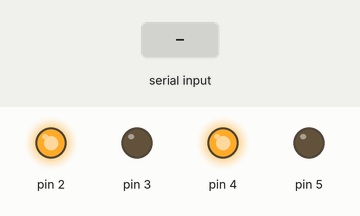
Simulated run of this sketch. Board: Arduino Uno, built with avr-gcc and run on an emulated ATmega328P. On the bench: output pins drawn as LEDs (lit = HIGH). The test bench sets the inputs (shaded band). What the sketch prints to the serial monitor is not drawn.

Above: at 1.2 s.
1.3 s: "position,1\n" received over Serial
2.8 s: "setRotator,1\n" received over Serial
4.3 s: "calibrate,1\n" received over Serial
Timing chart, 0 to 7.3 s (numbered marks = the images above; inputs shaded):
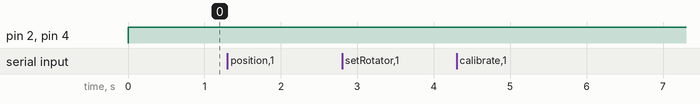

The sketch:

rotator_oo.ino
```cpp
/*
Name:    rotator_oo.ino
Created: 9/14/2017 2:22:35 PM
Author:  Blake
*/
#include "G5500.h"
#include "Arduino.h"
//todo set moving tolerence for calibration and regular tolerence
#define NUMBEROFROTATORS 1
#define BIT 4095.0
//TODO Manuel overRide
	void setup() {

		Serial.begin(9600);

	}

	void loop() {
		int i = 0;
		int j = 0;
		int k = 2;//0 and 1 are taken up by serial communication
		String command;
		G5500 rotator[NUMBEROFROTATORS];
		//this will only work if pins are used in order azimuth first
		for (i = 0; i < NUMBEROFROTATORS; i++) {
			rotator[i].setAzimuthReadPin(j);
			j++;
			rotator[i].setElevationReadPin(j);
			j++;
			rotator[i].setAzimuthUpPin(k);
			k++;
			rotator[i].setAzimuthDownPin(k);
			k++;
			rotator[i].setElevationUpPin(k);
			k++;
			rotator[i].setElevationDownPin(k);
			k++;
			pinMode(rotator[i].getAzimuthUpPin(), OUTPUT);
			pinMode(rotator[i].getAzimuthDownPin(), OUTPUT);
			pinMode(rotator[i].getElevationUpPin(), OUTPUT);
			pinMode(rotator[i].getElevationDownPin(), OUTPUT);
     rotator[i].fullStop();
     //TODO define tolerences

		}

		while (true) {
			if (Serial.available()) {

				command =serialRead();//gets input from serial port
				parseInput(command, &rotator[0]); //takes that input and splits it up and handles the command

			}
			for (i = 0; i < NUMBEROFROTATORS; i++) {
				//initiate movement
				//the fact this function is called even when the rotator is moving helps ensure the rotator will correct if it passed its position for any reason
				rotator[i].moveCheckAzimuth();
				rotator[i].moveCheckElevation();
				//check calibration
				rotator[i].calibrationCheckAzimuth();
				rotator[i].calibratinCheckElevation();
			}
		}

	}

	void parseInput(String command, G5500 *rotator) {
    int i;
		int endIndex;
		String nextValue;
		if (command.startsWith("position")) {
			//print position
		}
		else if (command.startsWith("setRotator")) {
			//get nesscary positions
			command = command.substring(10); //Removes "setRotator"
											 //-1 will signify that there is not change, this will not be provided by the user, it must be done on the pi
			for (i = 0; i < NUMBEROFROTATORS; i++) {//parsing the input into the positions
				endIndex = command.indexOf(',');
				(rotator + i)->setPositionAzimuth(command.substring(0, endIndex).toFloat());//FIXME
				command = command.substring(endIndex + 1);
				endIndex = command.indexOf(',');
				(rotator + i)->setPositionElevation(command.substring(0, endIndex).toFloat());//FIXME
				command = command.substring(endIndex + 1);
			}
		}
		else if (command.startsWith("calibrate")) {
			//calibrate
			//what needs to be calibrated
			//set the calibration to false
			command = command.substring(10);
			for (i = 0; i < NUMBEROFROTATORS; i++) {//parsing the input into two arrays

				endIndex = command.indexOf(',');
				nextValue = command.substring(0, endIndex);
				if (nextValue.startsWith("true") || nextValue.startsWith("1")) {
					(rotator + i)->setToCalibrateAzimuth();//FIXME
				}

				command = command.substring(endIndex + 1);
				endIndex = command.indexOf(',');
				nextValue = command.substring(0, endIndex);
				if (nextValue.startsWith("true") || nextValue.startsWith("1")) {
					(rotator + i)->setToCalibrateElevation();//FIXME

				}
				command = command.substring(endIndex + 1);
			}
		}
		else {
			//fail
		}
	}
 String serialRead() {
  String command;//incoming string
  char input;//incoming charcters
  while (Serial.available()) {
    input = Serial.read();
    Serial.print(input);
    command = command + input; //takes incoming charaters and creates a string
    delay(10);//keeps junk out
  }

  return (command);
}
```

G5500.h
```cpp
#pragma once
#ifndef G5500_h
#define G5500_h
#include "Motor.h"
class G5500 {

private:
  int tolerence= 5;
  int sampleSize= 1000;
  int calibrationDelay= 2000;
  double maxAngleEl= 180;
  double minAngleEl= 0;
  double maxAngleAz= 450;
  double minAngleAz= 0;
  Motor *azimuth=new Motor(minAngleAz,maxAngleAz,tolerence,sampleSize,calibrationDelay);
  Motor *elevation=new Motor(minAngleEl,maxAngleEl,tolerence,sampleSize,calibrationDelay);
public:
  void setPositionAzimuth(double newPosition){
    azimuth->setTargetPosition(newPosition);
  }
  void setPositionElevation(double newPosition){
    elevation->setTargetPosition(newPosition);
  }
  void setToCalibrateAzimuth(){
    azimuth->setCalibrate(true);
  }
  void setToCalibrateElevation(){
    elevation->setCalibrate(true);
  }
  void calibrationCheckAzimuth(){
    azimuth->calibrate();
  }
  void calibratinCheckElevation(){
    elevation->calibrate();
  }
  void moveCheckAzimuth(){
    azimuth->moveToPosition();
  }
  void moveCheckElevation(){
    elevation->moveToPosition();
  }
  void fullStop() {
    azimuth->fullStop();
    elevation->fullStop();
  }
  void setAzimuthReadPin(int newPin){
    azimuth->setReadPin(newPin);
  }
  void setAzimuthUpPin(int newPin){
    azimuth->setUpPin(newPin);
  }
  void setAzimuthDownPin(int newPin){
    azimuth->setDownPin(newPin);
  }
  void setElevationReadPin(int newPin){
    elevation->setReadPin(newPin);
  }
  void setElevationUpPin(int newPin){
    elevation->setUpPin(newPin);
  }
  void setElevationDownPin(int newPin){
    elevation->setDownPin(newPin);
  }
  int getAzimuthUpPin(){
    return(azimuth->getUpPin());
  }
  int getAzimuthDownPin(){
    return(azimuth->getDownPin());
  }
  int getElevationUpPin(){
    return(elevation->getUpPin());
  }
  int getElevationDownPin(){
    return(elevation->getDownPin());
  }


};

#endif
```

Motor.h
```cpp
#pragma once
#ifndef Motor_h
#define Motor_h


#include "Arduino.h"
class Motor {
private:
	bool calibrateUp=true;//indicates whether the rotator has finished calibrating upwards
	bool calibrateDown=true;//indicates whether the rotator has finished calibrating downwards
	bool isCalibrating=false;
  bool moving;
  unsigned long counter;
  int calibrationDelay;
  int IdNum;
	int upPin;
	int downPin;
	int readPin;
	int sampleSize;
	double lastPosition;
	double currentPosition;
	double calibrationFactor;
	double targetPositionAnalog;
  double targetPositionDegrees;
	double tolerance;
	double maxPosition;
	double minPosition;
  double maxDegrees=NULL;
  double minDegrees=NULL;
public:
    Motor(double maxDegrees, double minDegrees,int tolerence,int sampleSize,int calibrationDelay);
    double degreesToAnalog(double degree){
    double analog;
    analog=(degree/(maxDegrees-minDegrees))*(maxPosition-minPosition);
    return(analog);
  }
	void updatePosition() {
  //analogReadResolution(4095.0);//sets read resolution
		int i;

		currentPosition=0;
		for (i = 0; i < sampleSize; i++) {
			currentPosition = currentPosition + analogRead(readPin);//test this
		}
   currentPosition=currentPosition/sampleSize;
	}
	void moveUp() {
		digitalWrite(downPin, LOW);
		digitalWrite(upPin, HIGH);
	}
	void moveDown() {
		digitalWrite(upPin, LOW);
		digitalWrite(downPin, HIGH);
	}
	void hault() {//sets movement pins low
		digitalWrite(upPin, LOW);
		digitalWrite(downPin, LOW);
	}
	//USE CAREFULLY
	void fullStop() {//sets movement pins low and the target position to the current position
		digitalWrite(upPin, LOW);
		digitalWrite(downPin, LOW);
		updatePosition();
		targetPositionAnalog = currentPosition;
	}
	bool isMoving() {

    int interval = calibrationDelay;
    unsigned long currentMillis = millis();


   if ((currentMillis - counter) >= interval) {
     Serial.println(moving);
     updatePosition();//error is here

    counter = currentMillis;
		if ((currentPosition <= lastPosition + tolerance) && (currentPosition >= lastPosition - tolerance)) {
			moving = false;

		}
		else {
			moving = true;

		}
   lastPosition=currentPosition;
   }

   else if ((currentMillis - counter) < 0) {
      counter = currentMillis;
    }

		return(moving);
	}
	bool isInPosition() {
		bool inPosition = false;
		updatePosition();
		if (!isCalibrating&&(currentPosition <= targetPositionAnalog + tolerance) && (currentPosition >= targetPositionAnalog - tolerance)) {
			inPosition = true;
			hault();
		}
		else {
			inPosition = false;
		}
		return(inPosition);
	}
	void calibrate() {

   // Serial.println(isMoving());
		if (!isMoving()&&isCalibrating) {
			if (!calibrateUp) {
				moveUp();
        moving=true;
				calibrateUp = true;
			}
			else if (!calibrateDown) {
				updatePosition();
        maxPosition=currentPosition;
				moveDown();
        moving=true;
				calibrateDown = true;
			}
			else {
				//serial print max min
        updatePosition();
        minPosition=currentPosition;
        //save to sd card
        targetPositionAnalog=degreesToAnalog(targetPositionDegrees);
        isCalibrating=!calibrateDown||!calibrateUp;
			}


		}
	}
	void moveToPosition() {
		updatePosition();

    //Serial.print("Target: ");
    //Serial.println(targetPosition);
    //Serial.print("actual: ");
    //Serial.println(currentPosition);
		if (!isCalibrating&&!isInPosition()) {

			if (currentPosition > targetPositionAnalog) {
				moveDown();
       //Serial.println("Down");
			}
			else {
				moveUp();
       //Serial.println("Up");
			}
		}
	}


	double getPosition() {
		updatePosition();
		return (currentPosition);
	}
	void setUpPin(int pin) {
		upPin = pin;
	}
	void setDownPin(int pin) {
		downPin = pin;
	}
	void setReadPin(int pin) {
		readPin = pin;
	}
	int getUpPin() {
		return(upPin);
	}
	int getDownPin() {
		return(downPin);
	}
  void setCalibrate(bool calibrate){
    isCalibrating=calibrate;
    calibrateUp=false;
    calibrateDown=false;
  }
  void setTargetPosition(double newPosition){
    if(newPosition>=0){
      targetPositionDegrees=newPosition;
      targetPositionAnalog=degreesToAnalog(newPosition);
    }
    else{
      updatePosition();
      targetPositionAnalog=currentPosition;
    }

  }
  void setTolerence(double newTolerence){
    if(newTolerence>=0){
      tolerance=newTolerence;
    }
  }
  void setCalibrationDelay ( int newDelay){
    calibrationDelay=newDelay;
  }
  void setSampleSize(int sample){
    sampleSize=sample;
  }
};
Motor::Motor(double maxDegrees, double minDegrees,int tolerence,int sampleSize,int calibrationDelay){

}

#endif
```
